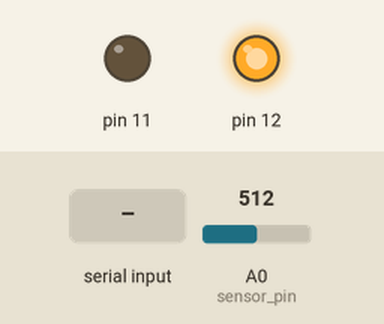
This sketch was run on a simulated Arduino Uno, built with avr-gcc and run on an emulated ATmega328P. Shown: output pins drawn as LEDs (lit = HIGH). Dashed ring = blinking. The inputs (shaded band) are chosen by the test bench; at power-on: A0 (sensor_pin) = 512.

Above: at 1.2 s.
1.3 s: "b" received over Serial
At 1.55 s:
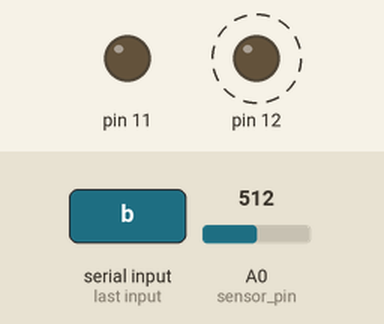
4.3 s: "h" received over Serial
At 4.3 s:
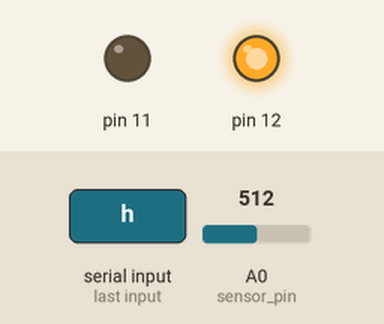
Timing chart, 0 to 7.3 s (numbered marks = the images above; inputs shaded):
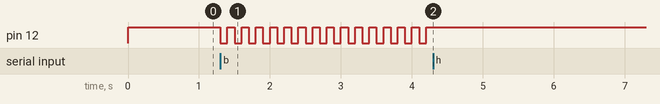

The sketch:

main.ino
```cpp
#define sensor_pin A0
bool streaming = false;
bool send_one_value = false;
long previous_send_time = 0;
long send_count = 0;
int val = 0;
long current_time=0;

//for led
bool auto_mod=true;
bool siren_mod=false;
bool hand_mod=false;

void setup()
{
  pinMode(12, OUTPUT);
  pinMode(11, OUTPUT);
  Serial.begin(9600);
}

void loop()
{
  current_time = millis();
  val = analogRead(sensor_pin);
  data_reading();
  led_mods();
  if (streaming == true and
      current_time / 100 != send_count) {
    send_photo_data();
    //previous_send_time = current_time;
    previous_send_time = previous_send_time + 100;
    send_count = current_time / 100;
    //Serial.print("Time in millis:");
    //Serial.println(millis());
  }
  if (send_one_value == true) {
    send_photo_data();
    send_one_value = false;
  }
}

void send_photo_data() {
  Serial.print("Sensor value:");
  Serial.println(val);
}

//LED
void led_mods(){
  if(auto_mod){
    if(val<550){
      digitalWrite(12, HIGH);
    }else{
      digitalWrite(12, LOW);
    }
  }else if(siren_mod){
    if (current_time % 200 <= 100) digitalWrite(12, HIGH);
    else digitalWrite(12, LOW);
  }
  else if(hand_mod){
    digitalWrite(12, HIGH);
  }else if(!hand_mod){
    digitalWrite(12, LOW);
  }
}

void data_reading() {
  if (Serial.available() > 0) {
    char command = Serial.read();
    if (command == 'p') { // p for Photo sensor
      streaming = true;
    } else if (command == 's') { // s for Single value
      streaming = false;
      send_one_value = true;
    }
    else {
      streaming = false;
    }

    //commands for led
    if (command == 'a') { //for auto_mod
      if(siren_mod==false){
        auto_mod = true;
        hand_mod=false;
      }
    }
    else if (command == 'h') { //for hand_mod
      auto_mod = false;
      hand_mod=!hand_mod;
      siren_mod=false;
    }
    else if (command == 'b') { //for siren_mod
      auto_mod = false;
      hand_mod=false;
      siren_mod=true;
    }
  }
}
```

Measured:
- after the input at 1.3 s, pin 12: alternates HIGH for 0.10 s and LOW for 0.10 s, starting at once
- after the input at 4.3 s, pin 12: stops changing and stays HIGH
